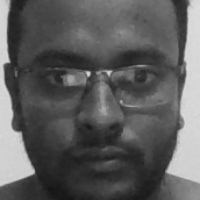
#> input picture Facial Recognition/dataset/user1.jpg, 200 x 200 px
$ jupyter execute 'training & prediction.ipynb'
#> lines starting #> are read from the running program, lines starting #| are printed output that depends on the picture; after the words box and inside, x2 and y2 are one past the last pixel; in counts of white or black regions, pixels touching at a corner belong together
[cell 1]
# Model Training
import cv2
import numpy as np
from os import listdir
from os.path import isfile, join

data_path = 'dataset/'
onlyfiles = [f for f in listdir(data_path) if isfile(join(data_path, f))]

Training_Data, Labels = [], []

for i, files in enumerate(onlyfiles):
    image_path = data_path + onlyfiles[i]
    images = cv2.imread(image_path, cv2.IMREAD_GRAYSCALE)
#> images is the input picture: shape (200, 200); min 21, max 222, mean 92.6
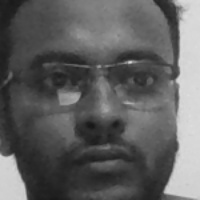
#> input picture Facial Recognition/dataset/user108.jpg, 200 x 200 px, given in place of the camera
#> further down, frame is the input picture: shape (200, 200, 3); min 23, max 222, mean 95.6
    Training_Data.append(np.asarray(images, dtype=np.uint8))
    Labels.append(i)

Labels = np.asarray(Labels, dtype=np.int32)

model = cv2.face.LBPHFaceRecognizer_create()

model.train(np.asarray(Training_Data), np.asarray(Labels))

print("Model Training Complete!!!")

[cell 2]
#Prediction
face_classifier = cv2.CascadeClassifier('haarcascade_frontalface_default.xml')

def face_detector(img, size = 0.5):
#> called with size = 0.5
    gray = cv2.cvtColor(img, cv2.COLOR_BGR2GRAY)
    faces = face_classifier.detectMultiScale(gray, 1.3, 5)
#> faces = [[16, 14, 171, 171]]

    if faces is():
        return img,[]

    for(x,y,w,h) in faces:
        cv2.rectangle(img, (x,y),(x+w,y+h),(0,255,255),2)
        roi = img[y:y+h, x:x+w]
        roi = cv2.resize(roi, (200,200))
#> this loop made 1 pass
#> pass 1, in face_detector, `roi = img[y:y+h, x:x+w]`:
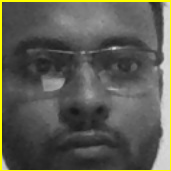
#> roi: shape (171, 171, 3); mean B, G, R 83.4, 92.3, 92.3
#> after the loop:
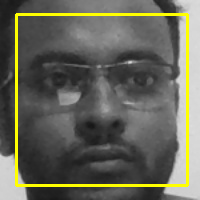
#> img: shape (200, 200, 3); 5.12% of pixels changed, all inside (x1, y1, x2, y2) = (15, 13, 189, 187)

    return img, roi

cap = cv2.VideoCapture(0)
while True:
    ret, frame = cap.read()

    image, face = face_detector(frame)

    try:
        face = cv2.cvtColor(face, cv2.COLOR_BGR2GRAY)
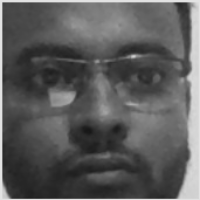
#> face: shape (200, 200); min 23, max 226, mean 91.3
        result = model.predict(face)
#> result = (3, 39.1)

        if result[1] < 500:
            confidence = int(100*(1-(result[1])/300))
#> confidence = 86
            display_string = str(confidence)+'% Confidence it is user'
#> display_string = '86% Confidence it is user'
        cv2.putText(image,display_string,(100,120), cv2.FONT_HERSHEY_COMPLEX,1,(250,120,255),2)
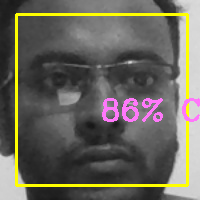
#> image: shape (200, 200, 3); 2.2% of pixels changed, all inside (x1, y1, x2, y2) = (102, 98, 200, 122)


        if confidence > 75:
            cv2.putText(image, "Unlocked", (250, 450), cv2.FONT_HERSHEY_COMPLEX, 1, (0, 255, 0), 2)
            cv2.imshow('Face Cropper', image)

        else:
            cv2.putText(image, "Locked", (250, 450), cv2.FONT_HERSHEY_COMPLEX, 1, (0, 0, 255), 2)
            cv2.imshow('Face Cropper', image)


    except:
        cv2.putText(image, "Face Not Found", (250, 450), cv2.FONT_HERSHEY_COMPLEX, 1, (255, 0, 0), 2)
        cv2.imshow('Face Cropper', image)
        pass

    if cv2.waitKey(1)==13:
#> (key Esc is pressed here)
        break


cap.release()
cv2.destroyAllWindows()
